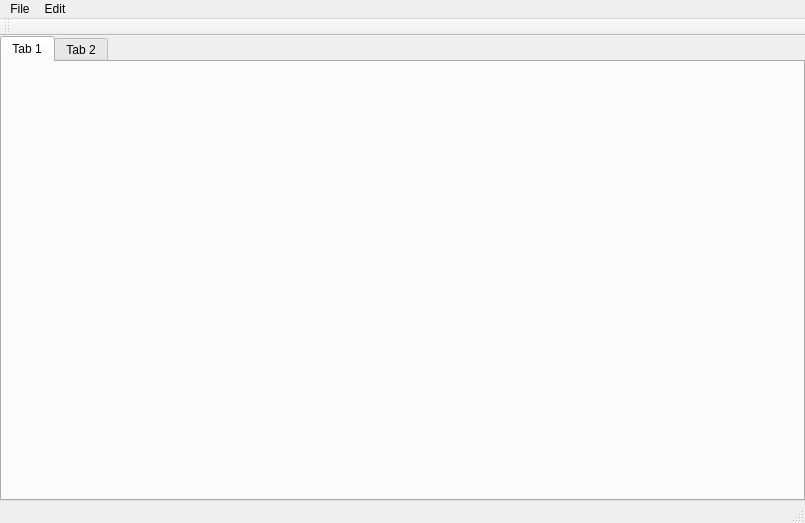
<?xml version="1.0" encoding="UTF-8"?>
<ui version="4.0">
 <class>MainWindow</class>
 <widget class="QMainWindow" name="MainWindow">
  <property name="geometry">
   <rect>
    <x>0</x>
    <y>0</y>
    <width>805</width>
    <height>523</height>
   </rect>
  </property>
  <property name="sizePolicy">
   <sizepolicy hsizetype="Maximum" vsizetype="Maximum">
    <horstretch>0</horstretch>
    <verstretch>0</verstretch>
   </sizepolicy>
  </property>
  <property name="windowTitle">
   <string>MainWindow</string>
  </property>
  <widget class="QWidget" name="centralWidget">
   <property name="sizePolicy">
    <sizepolicy hsizetype="Expanding" vsizetype="Expanding">
     <horstretch>0</horstretch>
     <verstretch>0</verstretch>
    </sizepolicy>
   </property>
   <layout class="QVBoxLayout" name="verticalLayout">
    <property name="spacing">
     <number>0</number>
    </property>
    <property name="leftMargin">
     <number>0</number>
    </property>
    <property name="topMargin">
     <number>0</number>
    </property>
    <property name="rightMargin">
     <number>0</number>
    </property>
    <property name="bottomMargin">
     <number>0</number>
    </property>
    <item>
     <widget class="QTabWidget" name="tabWidget">
      <property name="sizePolicy">
       <sizepolicy hsizetype="Expanding" vsizetype="Expanding">
        <horstretch>0</horstretch>
        <verstretch>0</verstretch>
       </sizepolicy>
      </property>
      <property name="autoFillBackground">
       <bool>false</bool>
      </property>
      <property name="currentIndex">
       <number>0</number>
      </property>
      <widget class="QWidget" name="tab">
       <attribute name="title">
        <string>Tab 1</string>
       </attribute>
      </widget>
      <widget class="QWidget" name="tab_2">
       <attribute name="title">
        <string>Tab 2</string>
       </attribute>
      </widget>
     </widget>
    </item>
   </layout>
  </widget>
  <widget class="QMenuBar" name="menuBar">
   <property name="geometry">
    <rect>
     <x>0</x>
     <y>0</y>
     <width>805</width>
     <height>18</height>
    </rect>
   </property>
   <widget class="QMenu" name="menuFile">
    <property name="title">
     <string>File</string>
    </property>
    <addaction name="actFileNew"/>
    <addaction name="actFileOpen"/>
    <addaction name="actFileRecent"/>
    <addaction name="actFileSave"/>
    <addaction name="actFileSaveAs"/>
    <addaction name="separator"/>
    <addaction name="actFileQuit"/>
   </widget>
   <widget class="QMenu" name="menuEdit">
    <property name="title">
     <string>Edit</string>
    </property>
   </widget>
   <addaction name="menuFile"/>
   <addaction name="menuEdit"/>
  </widget>
  <widget class="QToolBar" name="mainToolBar">
   <attribute name="toolBarArea">
    <enum>TopToolBarArea</enum>
   </attribute>
   <attribute name="toolBarBreak">
    <bool>false</bool>
   </attribute>
  </widget>
  <widget class="QStatusBar" name="statusBar"/>
  <action name="actFileNew">
   <property name="text">
    <string>New</string>
   </property>
  </action>
  <action name="actFileOpen">
   <property name="text">
    <string>Open</string>
   </property>
  </action>
  <action name="actFileRecent">
   <property name="text">
    <string>Recent</string>
   </property>
  </action>
  <action name="actFileSave">
   <property name="text">
    <string>Save</string>
   </property>
  </action>
  <action name="actFileSaveAs">
   <property name="text">
    <string>Save As</string>
   </property>
  </action>
  <action name="actFileQuit">
   <property name="text">
    <string>Quit</string>
   </property>
  </action>
 </widget>
 <layoutdefault spacing="6" margin="11"/>
 <resources/>
 <connections/>
</ui>
